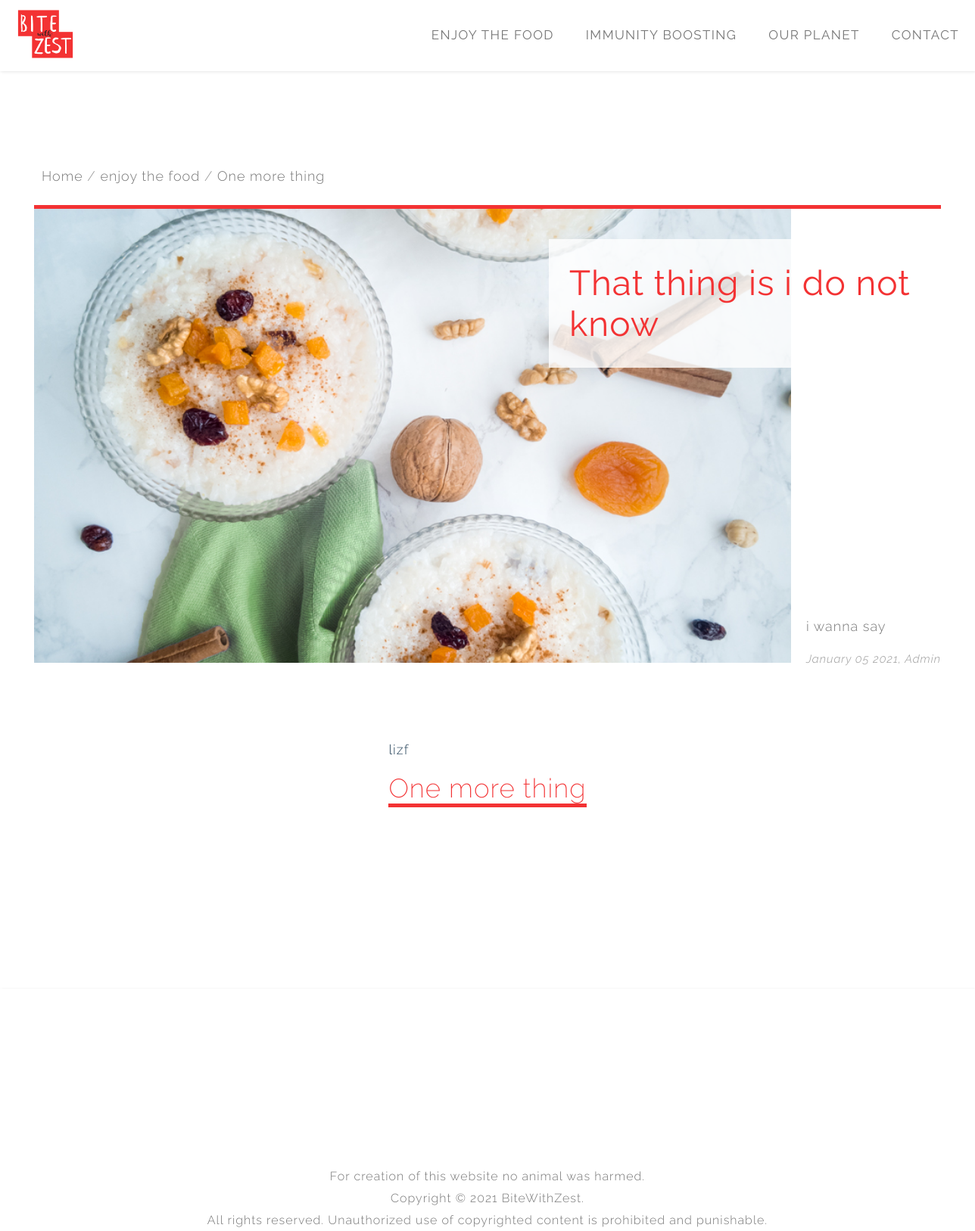
/one-more-thing/, run on the app's committed database.
### blog/models.py (models this page shows, shortened)
class Category(models.Model):
    description = models.CharField(max_length=200, unique=True)
    status = models.IntegerField(choices=STATUS, default=0)
    slug = models.SlugField(max_length=200,unique=True, default='')
    class Meta:
        verbose_name_plural = 'Categories'

class Post(models.Model):
    titleplus = models.CharField(max_length=200, default='')
    slug = models.SlugField(max_length=200, unique=True)
    author = models.ForeignKey(User, on_delete= models.CASCADE,related_name='blog_posts')
    updated_on = models.DateTimeField(auto_now= True)
    created_on = models.DateTimeField(auto_now_add=True)
    custom_date = models.DateTimeField(null= True,blank=True)
    category = models.CharField(max_length=200, choices=category_list, default='')
    subcategory = models.CharField(max_length=200, choices=subcategory_list, default='uncategorized')
    status = models.IntegerField(choices=STATUS, default=0)
    cardtype = models.IntegerField(choices=CARDTYPE, default=0)
    thumbnail = models.FileField(upload_to=path_and_rename,blank=True)
    thumbnail_desc = models.CharField(max_length=200,default='',blank=True)
    intro_pic= models.FileField(upload_to=path_and_rename_intro,blank=True)
    intro_pic_desc = models.CharField(max_length=200,default='',blank=True)
    intro = RichTextField()
    title = models.CharField(max_length=200, unique=True)
    maintext = RichTextField(default='')
    intro1 = RichTextField(default='',blank=True)
    legend = RichTextField(default='',blank=True)
    add_pic = models.FileField(upload_to=path_and_rename_add,blank=True)
    add_pic_desc = models.CharField(max_length=200,default='',blank=True)
    ingredients = RichTextField(blank=True)
    preparationtext = RichTextField(default='',blank=True)
    main_pic = models.FileField(upload_to=path_and_rename_main,blank=True)
    main_pic_desc = models.CharField(max_length=200,default='',blank=True)
    tip = RichTextField(default='',blank=True)
    relates_to = models.ForeignKey('self', on_delete=models.CASCADE, default=1)
    relates_to_desc = models.CharField(max_length=300,default='',blank=True)
    outro = RichTextField(default='',blank=True)
    class Meta:
        ordering = ['-created_on']
        verbose_name_plural = 'Posts'

### blog/views.py (the view)
# urls.py: path('<slug:slug>/', views.PostDetail.as_view(), name='post_detail'),
class PostDetail(generic.DetailView):
    model = Post
    template_name = 'post_detail.html'
    def get_context_data(self, **kwargs):
       context = super(PostDetail, self).get_context_data(**kwargs)
       shared_context(context)
       return context

### blog/views.py (called while the page is built)
def shared_context(context):
    cat_queryset = Category.objects.all()
    context['cat_list'] = cat_queryset.filter(status=1).order_by('-id')
    context['cat_list_asc'] = cat_queryset.filter(status=1).order_by('id')
    subcat_queryset = SubCategory.objects.all()
    context['subcat_list'] = subcat_queryset.filter(status=1).order_by('-id')
    context['subcat_list_asc'] = subcat_queryset.filter(status=1).order_by('id')
    post_queryset = Post.objects.all()
    context['post_cat_list'] = post_queryset.filter(status=1).order_by('-id')
    context['post_subcat_list'] = post_queryset.filter(status=1).order_by('id')
    context['related_posts'] = post_queryset

### blog/templates/post_detail.html (shortened to what this page needs)
{% extends 'base.html' %}
{% block post_content %}
<div class="post-body">
    <ul class="breadcrumbs">
        <li class="breadcrumbs-item">
            <a href="/" class="breadcrumbs-link">Home</a>
        </li>
        <li class="breadcrumbs-item">
            {% for category in cat_list %}
                {% if category.description == post.category %}
                <a href="{% url 'category_view' category.slug  %}"class="breadcrumbs-link">
                    {{ object.category }}
                </a>
                {% endif %}
            {% endfor %}
        </li>
        <li class="breadcrumbs-item">
            <a href="{% url 'post_detail' post.slug  %}" class="breadcrumbs-link">{{ object.title }}</a>
        </li>
    </ul>
    <div class="intro">
        <div class="picture">
            <img src="../media/post{{post.id}}/intro/post_intro{{post.id}}.jpg" alt="">
            <div class="post-title-figure"><h1> {{ object.titleplus }} </h1></div>
        </div>
        <div class="intro-text">
            {{ object.intro | safe }}
        </div>
        <div class="post-date">{{ object.created_on | date:"F d Y"}}, {{ object.author}}</div>
    </div>
    <div class="post-content">
        <div class="maintext">
            {{ object.maintext | safe }}
        </div>
        <div class="post-title">
            {{ object.title }}
        </div>
        <div class="preparationtext">
        </div>
    </div>
    </div>
{% endblock post_content %}

### blog/templates/base.html (shortened to what this page needs)
{% load static %}
<!DOCTYPE html>
<html lang="en">
<head>
  <link rel="stylesheet" href="{% static 'css/style.css' %}" />
  <link rel="stylesheet" href="{% static 'css/responsive.css' %}" />
</head>
<body>
  <div class="wrapper">
    <div class="topnav" id="myTopnav">
      <div class="desc">
        {% for category in cat_list %}
        <div class="dropdown">
          <button class="dropbtn"><a href="{% url 'category_view' category.slug  %}" class="">{{category.description}}</a></button>
        </div>
        {% endfor %}
      </div>
      <div class="logo">
        <a href="/"><img src="{% static 'img/BWZ_logo_red_2.png' %}" alt="logo"></a>
      </div>
    </div>
    <div class="content">
      {% block post_content %}{% endblock post_content %}
    </div>
    {% block footer_showcase %}{% include 'footer.html' %} {% endblock %}
  </div>
</body>
</html>

### static/css/style.css (style rules this page uses)
:root { --yellow: #ffc600; --black: rgb(45, 73, 95); --grey: #777777; --red: #f33233; }
*, *:before, *:after { box-sizing: border-box; }
body { font-family: Raleway, sans-serif; letter-spacing: 1px; margin: 0; font-weight: 300; }
button { font-family: Raleway, sans-serif; }
h1,h2,h3,h4,h5,h6 { margin: 0,0,5px,0; }
p { margin: 0; line-height: 29px; }
.content { display: grid; }
.post-body { display: grid; margin: 100px auto; font-family: 'Raleway', serif; font-size: 18px; color: var(--black); padding: 0 4px ; }
.intro { display: grid; grid-template-areas: "picture" "intro-text"; margin: auto 0; border-top: 5px solid var(--red); }
.picture { grid-area: picture; text-align: center; color: var(--black); grid-column: 1 / -1; }
.post-title-figure { display: none; }
.picture img { width: 400px; height: 300px; object-fit: cover; }
.intro-text { grid-area: intro-text; padding: 5px; color: var(--grey); }
.post-date { bottom: 0; padding-left: 5px; font-style: italic; color: rgb(153, 153, 153); font-size: 15px; }
.post-content { display: grid; margin: 30px auto; grid-template-columns: auto 1fr auto; grid-gap: 2px 5px; }
.post-content>* { grid-column: 2/span 1; }
.post-title { display: grid; font-size: 35px; font-weight: normal; border-bottom: 5px solid var(--red); color: var(--red); }
.maintext { margin-bottom: 10px; }
.preparationtext { margin-top: -10px; }
.breadcrumbs { padding: 10px; }
.breadcrumbs-item { display: block; }
.breadcrumbs-item:not(:last-of-type)::after { content: ' /'; color: #999; }
.breadcrumbs-link { text-decoration: none; color: var(--grey); }

### data on the page
Category: description "CONTACT"
Category: description "OUR PLANET"
Category: description "IMMUNITY BOOSTING"
Category: description "ENJOY THE FOOD"
Post: category "enjoy the food", title "One more thing", titleplus "That thing is i do not know", intro "i wanna say", created_on "January 05 2021", author "Admin", maintext "lizf"
